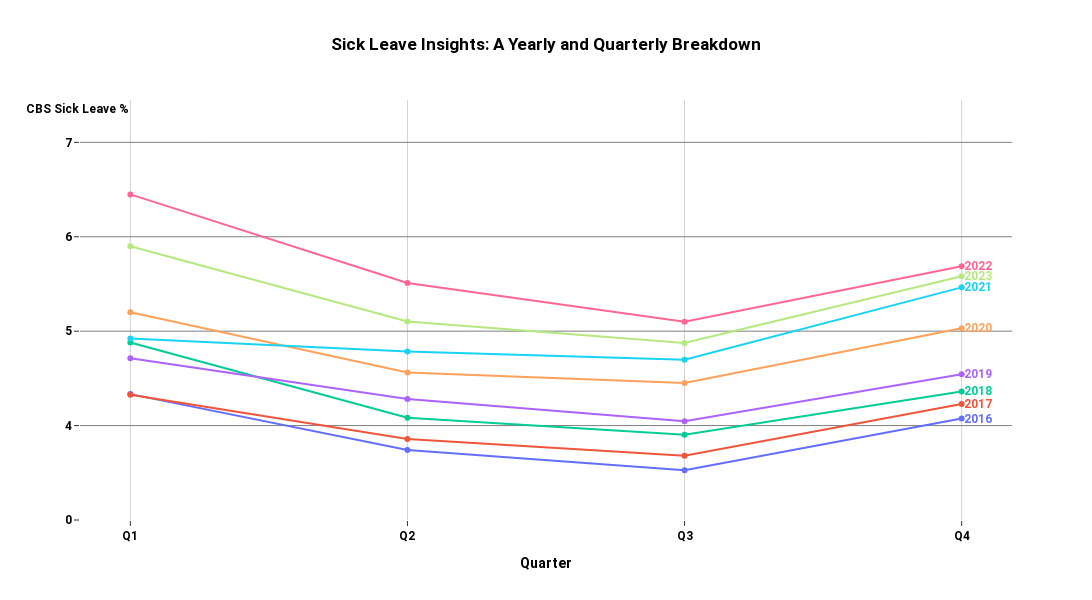

Notebook cell for this chart:
### Code cell
# Extract year and quarter from the 'Perioden' column
data['Year'] = data['Perioden'].str.extract(r'(\d{4})').astype(float)
data['Quarter'] = data['Perioden'].str.extract(r'(\d)e kwartaal').astype(float)

# Drop rows where Year or Quarter is NaN (e.g., full year periods)
data = data.dropna(subset=['Year', 'Quarter'])

# Convert Year and Quarter to integers
data['Year'] = data['Year'].astype(int)
data['Quarter'] = data['Quarter'].astype(int)

# Filter data to include only years from 2016 to 2023
data = data[(data['Year'] >= 2016) & (data['Year'] <= 2023)]

# Aggregate the data to handle duplicates
agg_data = data.groupby(['Quarter', 'Year']).agg({'Ziekteverzuimpercentage_1': 'mean'}).reset_index()

# Pivot the table to get years as columns and quarters as rows
pivot_data = agg_data.pivot(index='Quarter', values='Ziekteverzuimpercentage_1', columns='Year')

# Melt the pivoted data for Plotly
melted_data = pivot_data.reset_index().melt(id_vars='Quarter', var_name='Year', value_name='Sick Leave Percentage')

# Create the Plotly line chart
fig = px.line(melted_data, 
              x='Quarter', 
              y='Sick Leave Percentage', 
              color='Year',
              title='Sick Leave Insights: A Yearly and Quarterly Breakdown',
              markers=True)

# Adjust the x-axis to only show Q1, Q2, Q3, and Q4
fig.update_layout(
    template='ggplot2', 
    xaxis_title='Quarter',
    xaxis=dict(
        tickmode='array',  # Use custom ticks
        tickvals=[1, 2, 3, 4],  # Show only full quarters
        ticktext=['Q1', 'Q2', 'Q3', 'Q4'],  # Custom labels for quarters
        showgrid=True,
        gridcolor='lightgrey',
    ),
    yaxis=dict(
        tickmode='array', 
        tickvals=[3, 4, 5, 6, 7],  # Custom tick values without halves
        ticktext=['0', '4', '5', '6', '7'],  # Label 3.5 as "0"
        range=[3, agg_data['Ziekteverzuimpercentage_1'].max() + 1],  # Y-axis starts just below 3.5
        showgrid=True,
        gridcolor='grey',
        title=None  # Hide the default y-axis title
    ),
    plot_bgcolor='white',  # Set background to white
    paper_bgcolor='white',  # Set plot area to white
    showlegend=False,  # Remove the legend
    width=1100,  # Set the width of the plot
    height=600,  # Set the height of the plot
    font=dict(family='Roboto', size=12, color='black', weight='bold'),  # Set Roboto font for entire plot
)


# Add custom annotation to act as the y-axis title at the top-left of the plot
fig.add_annotation(
    text='CBS Sick Leave %',  # Custom title text
    xref='paper', yref='paper',  # Position in plot space
    x=-0.06, y=1.00,  # Top-left corner of the plot
    showarrow=False,
    font=dict(size=12),  # Customize the font size
    xanchor='left',
    yanchor='top',
)

# Add year labels at the last point of each line with matching colors
for year in melted_data['Year'].dropna().unique():
    last_quarter = melted_data[melted_data['Year'] == year]['Quarter'].max()
    last_value = melted_data[(melted_data['Year'] == year) & (melted_data['Quarter'] == last_quarter)]['Sick Leave Percentage'].values[0]
    
    # Get the line color associated with the year
    line_color = fig.data[melted_data['Year'].dropna().unique().tolist().index(year)].line.color
    
    fig.add_annotation(
        x=last_quarter,
        y=last_value,
        text=str(year),
        showarrow=False,
        font=dict(color=line_color, size=12),  # Match the text color with the line
        xanchor='left',
        yanchor='middle'
    )

# Show the plot
fig.show()

# Save the plot as a PNG file
fig.write_image("sickleave_percentage_per_quarter_custom_ticks.png")

# Save as HTML for interactive viewing
fig.write_html("sickleave_percentage_per_quarter_custom_ticks.html")

### Figure 1 — Plotly figure (JSON) as saved in the notebook; plotly's stock layout.template omitted (floating-point values rounded to 4 significant figures)
{"data": [{"hovertemplate": "Year=2016<br>Quarter=%{x}<br>Sick Leave Percentage=%{y}<extra></extra>", "legendgroup": "2016", "line": {"color": "#636efa", "dash": "solid"}, "marker": {"symbol": "circle"}, "mode": "lines+markers", "name": "2016", "orientation": "v", "showlegend": true, "type": "scatter", "x": [1, 2, 3, 4], "xaxis": "x", "y": [4.333, 3.741, 3.528, 4.074], "yaxis": "y"}, {"hovertemplate": "Year=2017<br>Quarter=%{x}<br>Sick Leave Percentage=%{y}<extra></extra>", "legendgroup": "2017", "line": {"color": "#EF553B", "dash": "solid"}, "marker": {"symbol": "circle"}, "mode": "lines+markers", "name": "2017", "orientation": "v", "showlegend": true, "type": "scatter", "x": [1, 2, 3, 4], "xaxis": "x", "y": [4.326, 3.859, 3.679, 4.228], "yaxis": "y"}, {"hovertemplate": "Year=2018<br>Quarter=%{x}<br>Sick Leave Percentage=%{y}<extra></extra>", "legendgroup": "2018", "line": {"color": "#00cc96", "dash": "solid"}, "marker": {"symbol": "circle"}, "mode": "lines+markers", "name": "2018", "orientation": "v", "showlegend": true, "type": "scatter", "x": [1, 2, 3, 4], "xaxis": "x", "y": [4.879, 4.082, 3.903, 4.362], "yaxis": "y"}, {"hovertemplate": "Year=2019<br>Quarter=%{x}<br>Sick Leave Percentage=%{y}<extra></extra>", "legendgroup": "2019", "line": {"color": "#ab63fa", "dash": "solid"}, "marker": {"symbol": "circle"}, "mode": "lines+markers", "name": "2019", "orientation": "v", "showlegend": true, "type": "scatter", "x": [1, 2, 3, 4], "xaxis": "x", "y": [4.713, 4.282, 4.046, 4.544], "yaxis": "y"}, {"hovertemplate": "Year=2020<br>Quarter=%{x}<br>Sick Leave Percentage=%{y}<extra></extra>", "legendgroup": "2020", "line": {"color": "#FFA15A", "dash": "solid"}, "marker": {"symbol": "circle"}, "mode": "lines+markers", "name": "2020", "orientation": "v", "showlegend": true, "type": "scatter", "x": [1, 2, 3, 4], "xaxis": "x", "y": [5.2, 4.562, 4.451, 5.031], "yaxis": "y"}, {"hovertemplate": "Year=2021<br>Quarter=%{x}<br>Sick Leave Percentage=%{y}<extra></extra>", "legendgroup": "2021", "line": {"color": "#19d3f3", "dash": "solid"}, "marker": {"symbol": "circle"}, "mode": "lines+markers", "name": "2021", "orientation": "v", "showlegend": true, "type": "scatter", "x": [1, 2, 3, 4], "xaxis": "x", "y": [4.923, 4.785, 4.697, 5.464], "yaxis": "y"}, {"hovertemplate": "Year=2022<br>Quarter=%{x}<br>Sick Leave Percentage=%{y}<extra></extra>", "legendgroup": "2022", "line": {"color": "#FF6692", "dash": "solid"}, "marker": {"symbol": "circle"}, "mode": "lines+markers", "name": "2022", "orientation": "v", "showlegend": true, "type": "scatter", "x": [1, 2, 3, 4], "xaxis": "x", "y": [6.449, 5.51, 5.1, 5.687], "yaxis": "y"}, {"hovertemplate": "Year=2023<br>Quarter=%{x}<br>Sick Leave Percentage=%{y}<extra></extra>", "legendgroup": "2023", "line": {"color": "#B6E880", "dash": "solid"}, "marker": {"symbol": "circle"}, "mode": "lines+markers", "name": "2023", "orientation": "v", "showlegend": true, "type": "scatter", "x": [1, 2, 3, 4], "xaxis": "x", "y": [5.9, 5.103, 4.874, 5.582], "yaxis": "y"}], "layout": {"annotations": [{"font": {"size": 12}, "showarrow": false, "text": "CBS Sick Leave %", "x": -0.06, "xanchor": "left", "xref": "paper", "y": 1, "yanchor": "top", "yref": "paper"}, {"font": {"color": "#636efa", "size": 12}, "showarrow": false, "text": "2016", "x": 4, "xanchor": "left", "y": 4.074, "yanchor": "middle"}, {"font": {"color": "#EF553B", "size": 12}, "showarrow": false, "text": "2017", "x": 4, "xanchor": "left", "y": 4.228, "yanchor": "middle"}, {"font": {"color": "#00cc96", "size": 12}, "showarrow": false, "text": "2018", "x": 4, "xanchor": "left", "y": 4.362, "yanchor": "middle"}, {"font": {"color": "#ab63fa", "size": 12}, "showarrow": false, "text": "2019", "x": 4, "xanchor": "left", "y": 4.544, "yanchor": "middle"}, {"font": {"color": "#FFA15A", "size": 12}, "showarrow": false, "text": "2020", "x": 4, "xanchor": "left", "y": 5.031, "yanchor": "middle"}, {"font": {"color": "#19d3f3", "size": 12}, "showarrow": false, "text": "2021", "x": 4, "xanchor": "left", "y": 5.464, "yanchor": "middle"}, {"font": {"color": "#FF6692", "size": 12}, "showarrow": false, "text": "2022", "x": 4, "xanchor": "left", "y": 5.687, "yanchor": "middle"}, {"font": {"color": "#B6E880", "size": 12}, "showarrow": false, "text": "2023", "x": 4, "xanchor": "left", "y": 5.582, "yanchor": "middle"}], "font": {"color": "black", "family": "Roboto", "size": 12, "weight": "bold"}, "height": 600, "legend": {"title": {"text": "Year"}, "tracegroupgap": 0}, "paper_bgcolor": "white", "plot_bgcolor": "white", "showlegend": false, "title": {"text": "Sick Leave Insights: A Yearly and Quarterly Breakdown"}, "width": 1100, "xaxis": {"anchor": "y", "domain": [0, 1], "gridcolor": "lightgrey", "showgrid": true, "tickmode": "array", "ticktext": ["Q1", "Q2", "Q3", "Q4"], "tickvals": [1, 2, 3, 4], "title": {"text": "Quarter"}}, "yaxis": {"anchor": "x", "domain": [0, 1], "gridcolor": "grey", "range": [3, 7.449], "showgrid": true, "tickmode": "array", "ticktext": ["0", "4", "5", "6", "7"], "tickvals": [3, 4, 5, 6, 7], "title": {}}}}
